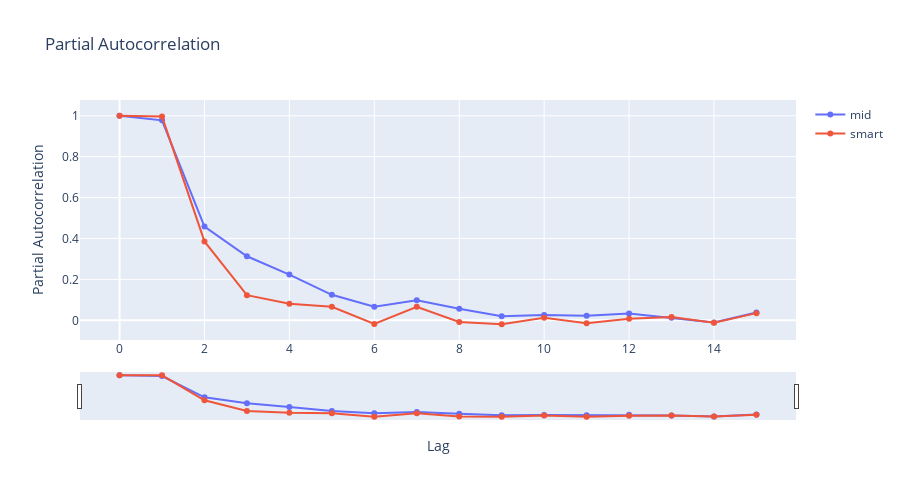

Notebook code for this chart:
### Code cell
from statsmodels.tsa.stattools import pacf
import plotly.graph_objects as go
# df['sum'] is my time series where i want the pacf of.
# df_pacf = pacf(all_df['mid'].rolling(window = 3).mean().dropna(), nlags=15)
df_pacf_mid = pacf(all_df['mid'], nlags=15)
df_pacf_smart_price = pacf(all_df['smart_price'], nlags=15)

fig = go.Figure()
fig.add_trace(go.Scatter(
x= np.arange(len(df_pacf_mid)),
y= df_pacf_mid,
name= 'mid',
))

fig.add_trace(go.Scatter(
x= np.arange(len(df_pacf_smart_price)),
y= df_pacf_smart_price,
name= 'smart',
))


fig.update_xaxes(rangeslider_visible=True)
fig.update_layout(
title="Partial Autocorrelation",
xaxis_title="Lag",
yaxis_title="Partial Autocorrelation",
#     autosize=False,
#     width=500,
        height=500,
)
fig.show()

### Figure 1 — Plotly figure (JSON) as saved in the notebook; plotly's stock layout.template omitted (floating-point values rounded to 4 significant figures)
{"data": [{"name": "mid", "type": "scatter", "x": [0, 1, 2, 3, 4, 5, 6, 7, 8, 9, 10, 11, 12, 13, 14, 15], "y": [1, 0.9776, 0.4586, 0.3132, 0.2234, 0.1247, 0.06685, 0.09837, 0.05667, 0.02036, 0.02654, 0.0223, 0.03369, 0.01254, -0.01047, 0.03849]}, {"name": "smart", "type": "scatter", "x": [0, 1, 2, 3, 4, 5, 6, 7, 8, 9, 10, 11, 12, 13, 14, 15], "y": [1, 0.9958, 0.3856, 0.1228, 0.08152, 0.06621, -0.01772, 0.06626, -0.00799, -0.01925, 0.01198, -0.01393, 0.00717, 0.01637, -0.01206, 0.03507]}], "layout": {"height": 500, "title": {"text": "Partial Autocorrelation"}, "xaxis": {"rangeslider": {"visible": true}, "title": {"text": "Lag"}}, "yaxis": {"title": {"text": "Partial Autocorrelation"}}}}
